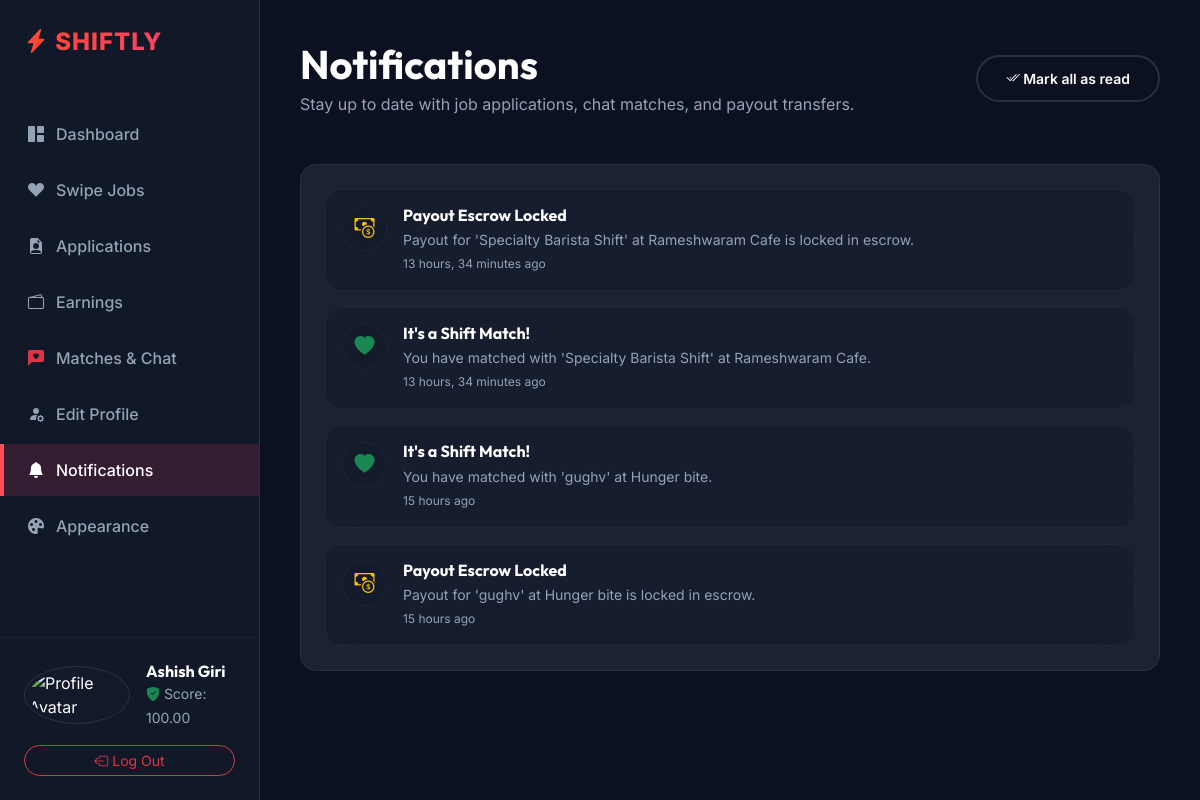
Page /api/v1/students/notifications/ (signed in) on the committed database.
### accounts/models.py (models this page shows, shortened)
class User(AbstractUser):
    class Role(models.TextChoices):
        STUDENT = 'student', _('Student')
        BUSINESS = 'business', _('Business Owner')
        ADMIN = 'admin', _('Admin')
    class AccountStatus(models.TextChoices):
        PENDING = 'pending', _('Pending Approval')
        APPROVED = 'approved', _('Approved')
        REJECTED = 'rejected', _('Rejected')
        SUSPENDED = 'suspended', _('Suspended')
    username = None
    email = models.EmailField(_('email address'), unique=True)
    role = models.CharField(max_length=20, choices=Role.choices, default=Role.STUDENT)
    status = models.CharField(max_length=20, choices=AccountStatus.choices, default=AccountStatus.APPROVED)
    uuid = models.UUIDField(default=uuid.uuid4, editable=False, unique=True)
    is_active = models.BooleanField(default=True)
    is_verified = models.BooleanField(default=True)
    approved_by = models.ForeignKey('self', null=True, blank=True, on_delete=models.SET_NULL, related_name='approved_users')
    approved_at = models.DateTimeField(null=True, blank=True)
    created_at = models.DateTimeField(auto_now_add=True)
    updated_at = models.DateTimeField(auto_now=True)
    mfa_secret = models.CharField(max_length=255, blank=True, null=True)
    USERNAME_FIELD = 'email'
    REQUIRED_FIELDS = []
    objects = CustomUserManager()

### students/models.py (models this page shows, shortened)
class StudentProfile(models.Model):
    class Availability(models.TextChoices):
        AVAILABLE = 'available', 'Available'
        BUSY = 'busy', 'Busy'
        UNAVAILABLE = 'unavailable', 'Unavailable'
    user = models.OneToOneField(settings.AUTH_USER_MODEL, on_delete=models.CASCADE, related_name='student_profile')
    first_name = models.CharField(max_length=100)
    last_name = models.CharField(max_length=100)
    bio = models.TextField(blank=True, null=True)
    resume = models.FileField(
        upload_to='resumes/',
        blank=True,
        null=True,
        validators=[validate_file_size, validate_resume_extension]
    )
    resume_url = models.URLField(max_length=255, blank=True, null=True)
    portfolio_file = models.FileField(
        upload_to='portfolios/',
        blank=True,
        null=True,
        validators=[validate_file_size, validate_portfolio_extension]
    )
    profile_picture_url = models.URLField(max_length=255, blank=True, null=True)
    reputation_score = models.DecimalField(max_digits=5, decimal_places=2, default=100.00)
    hourly_rate_expectation = models.DecimalField(max_digits=10, decimal_places=2, default=0.00)
    availability_status = models.CharField(max_length=20, choices=Availability.choices, default=Availability.AVAILABLE)
    latitude = models.DecimalField(max_digits=10, decimal_places=8, null=True, blank=True)
    longitude = models.DecimalField(max_digits=11, decimal_places=8, null=True, blank=True)
    preferred_location = models.CharField(max_length=255, null=True, blank=True)
    last_location_update = models.DateTimeField(null=True, blank=True)
    created_at = models.DateTimeField(auto_now_add=True)
    updated_at = models.DateTimeField(auto_now=True)

### notifications/models.py (models this page shows, shortened)
class Notification(models.Model):
    class NotificationType(models.TextChoices):
        MATCH = 'match', 'Match'
        MESSAGE = 'message', 'Message'
        APPLICATION_STATUS = 'application_status', 'Application Status'
        PAYMENT = 'payment', 'Payment'
        SYSTEM = 'system', 'System'
    user = models.ForeignKey(settings.AUTH_USER_MODEL, on_delete=models.CASCADE, related_name='notifications')
    type = models.CharField(max_length=50, choices=NotificationType.choices)
    title = models.CharField(max_length=255)
    body = models.TextField()
    payload = models.JSONField(blank=True, null=True)
    is_read = models.BooleanField(default=False)
    read_at = models.DateTimeField(null=True, blank=True)
    created_at = models.DateTimeField(auto_now_add=True)

### students/views.py (the view)
# urls.py: path('notifications/', NotificationsListView.as_view(), name='student_notifications'),
class NotificationsListView(StudentRequiredMixin, ListView):
    template_name = 'students/notifications.html'
    context_object_name = 'notifications'
    def get_queryset(self):
        return Notification.objects.filter(user=self.request.user).order_by('-created_at')

### students/views.py (called while the page is built)
    def dispatch(self, request, *args, **kwargs):
        if not request.user.is_authenticated:
            return self.handle_no_permission()
        if request.user.role != 'student' or not request.user.is_active or request.user.status != User.AccountStatus.APPROVED:
            raise PermissionDenied("Only approved students can access this area.")
        return super().dispatch(request, *args, **kwargs)

### templates/students/notifications.html (shortened to what this page needs)
{% extends 'students/base.html' %}
{% block content %}
<div class="container-fluid p-0">
    <div class="d-flex justify-content-between align-items-center mb-5">
        <div>
            <h1 class="text-white mb-1">Notifications</h1>
            <p class="text-muted mb-0">Stay up to date with job applications, chat matches, and payout transfers.</p>
        </div>
        <button id="mark-all-read" class="btn btn-premium-outline btn-sm rounded-pill"><i class="bi bi-check2-all"></i> Mark all as read</button>
    </div>
    <div class="dash-card p-4">
        {% if notifications %}
            <div class="d-flex flex-column gap-3" id="notifications-wrapper">
                {% for n in notifications %}
                    <div class="p-3 bg-glass border border-secondary border-opacity-10 rounded-4 d-flex justify-content-between align-items-start " id="notif-{{ n.id }}">
                        <div class="d-flex gap-3">
                            <div class="rounded-circle p-2 fs-5 bg-glass border border-secondary border-opacity-10 d-flex align-items-center justify-content-center" style="width: 45px; height: 45px;">
                                {% if n.type == 'match' %}<i class="bi bi-heart-fill text-success"></i>
                                {% elif n.type == 'message' %}<i class="bi bi-chat-fill text-primary"></i>
                                {% elif n.type == 'payment' %}<i class="bi bi-cash-coin text-warning"></i>
                                {% else %}<i class="bi bi-info-circle-fill text-info"></i>{% endif %}
                            </div>
                            <div>
                                <h6 class="text-white mb-1">{{ n.title }} </h6>
                                <p class="text-muted small mb-0">{{ n.body }}</p>
                                <small class="text-secondary" style="font-size: 0.75rem;">{{ n.created_at|timesince }} ago</small>
                            </div>
                        </div>
                    </div>
                {% endfor %}
            </div>
        {% else %}
            <div class="text-center py-5">
                <i class="bi bi-bell-slash text-muted display-3"></i>
                <h5 class="text-white mt-3">No Notifications</h5>
                <p class="text-muted small">We'll alert you here when new matches or updates occur!</p>
            </div>
        {% endif %}
    </div>
</div>
{% endblock %}

### templates/students/base.html (shortened to what this page needs)
<!DOCTYPE html>
<html lang="en" data-bs-theme="dark">
<head>
    <link href="https://cdn.jsdelivr.net/npm/bootstrap@5.3.3/dist/css/bootstrap.min.css" rel="stylesheet">
    <link rel="stylesheet" href="https://cdn.jsdelivr.net/npm/bootstrap-icons@1.11.3/font/bootstrap-icons.min.css">
    <link rel="stylesheet" href="/assets/css/main.css">
</head>
<body>
    <aside class="sidebar d-flex flex-column justify-content-between py-4">
        <div>
            <div class="px-4 mb-5">
                <a href="{% url 'student_dashboard' %}" class="navbar-brand text-gradient-coral fs-4 fw-extrabold"><i class="bi bi-lightning-charge-fill"></i> SHIFTLY</a>
            </div>
            <nav class="d-flex flex-column gap-1">
                <a href="{% url 'student_dashboard' %}" class="sidebar-link {% if request.resolver_match.url_name == 'student_dashboard' %}active{% endif %}">
                    <i class="bi bi-grid-1x2-fill"></i> Dashboard
                </a>
                <a href="{% url 'student_swipe' %}" class="sidebar-link {% if request.resolver_match.url_name == 'student_swipe' %}active{% endif %}">
                    <i class="bi bi-suit-heart-fill"></i> Swipe Jobs
                </a>
                <a href="{% url 'student_applications' %}" class="sidebar-link {% if request.resolver_match.url_name == 'student_applications' %}active{% endif %}">
                    <i class="bi bi-file-earmark-person-fill"></i> Applications
                </a>
                <a href="{% url 'student_earnings' %}" class="sidebar-link {% if request.resolver_match.url_name == 'student_earnings' %}active{% endif %}">
                    <i class="bi bi-wallet2"></i> Earnings
                </a>
                <a href="{% url 'student_matches' %}" class="sidebar-link {% if request.resolver_match.url_name == 'student_matches' %}active{% endif %}">
                    <i class="bi bi-chat-left-heart-fill text-danger"></i> Matches & Chat
                </a>
                <a href="{% url 'student_profile_edit' %}" class="sidebar-link {% if request.resolver_match.url_name == 'student_profile_edit' %}active{% endif %}">
                    <i class="bi bi-person-fill-gear"></i> Edit Profile
                </a>
                <a href="{% url 'student_notifications' %}" class="sidebar-link {% if request.resolver_match.url_name == 'student_notifications' %}active{% endif %}">
                    <i class="bi bi-bell-fill"></i> Notifications
                </a>
                <a href="{% url 'student_profile_edit' %}#appearance" class="sidebar-link {% if request.resolver_match.url_name == 'student_profile_edit' %}active{% endif %}">
                    <i class="bi bi-palette-fill"></i> Appearance
                </a>
            </nav>
        </div>
        <div class="px-4 border-top border-secondary border-opacity-10 pt-4">
            <div class="d-flex align-items-center gap-3 mb-3">
                <div class="bg-glass rounded-circle p-1">
                    <img src="{{ profile.profile_picture_url|default:'https://images.unsplash.com/photo-1534528741775-53994a69daeb?auto=format&fit=crop&w=150&q=80' }}" alt="Profile Avatar" class="rounded-circle" style="width: 40px; height: 40px; object-fit: cover;">
                </div>
                <div>
                    <h6 class="mb-0 text-white">{{ request.user.student_profile.first_name }} {{ request.user.student_profile.last_name }}</h6>
                    <small class="text-muted"><i class="bi bi-shield-fill-check text-success"></i> Score: {{ request.user.student_profile.reputation_score }}</small>
                </div>
            </div>
            <a href="{% url 'logout_page' %}" class="btn btn-outline-danger btn-sm w-100 rounded-pill"><i class="bi bi-box-arrow-left"></i> Log Out</a>
        </div>
    </aside>
    <main class="main-content">
        {% block content %}{% endblock %}
    </main>
</body>
</html>

### assets/css/main.css (style rules this page uses)
:root { --theme-bg: #0B1120; --theme-card: #1A2234; --theme-sidebar: #111827; --theme-border: #263244; --theme-text: #FFFFFF; --theme-text-muted: #94A3B8; --theme-text-muted-dark: #64748B; --theme-accent: #FF4D5A; --theme-accent-gradient: linear-gradient(135deg, #FF4B2B 0%, #FF416C 100%); --theme-accent-glow: rgba(255, 65, 108, 0.15); --theme-success: #22C55E; --theme-warning: #F59E0B; --theme-danger: #EF4444; --card-radius: 16px; --card-blur: blur(16px); --spacing-multiplier: 1; --transition-speed: 0.3s; --primary-gradient: var(--theme-accent-gradient); --secondary-gradient: linear-gradient(135deg, #6366F1 0%, #4F46E5 100%); --accent-gradient: linear-gradient(135deg, var(--theme-success) 0%, #059669 100%); --primary-color: var(--theme-accent); --primary-coral: var(--theme-accent); --secondary-indigo: #6366F1; --success-emerald: var(--theme-success); --dark-bg: var(--theme-bg); --dark-card: var(--theme-card); --dark-border: var(--theme-border); --dark-glow: var(--theme-accent-glow); --text-light: var(--theme-text); --text-muted: var(--theme-text-muted); --white: #FFFFFF; --transition-smooth: all var(--transition-speed) cubic-bezier(0.4, 0, 0.2, 1); }
html[data-theme="midnight-neon"] { --theme-bg: #0B1120; --theme-card: #1A2234; --theme-sidebar: #111827; --theme-border: #263244; --theme-text: #FFFFFF; --theme-text-muted: #94A3B8; --theme-text-muted-dark: #64748B; }
html[data-accent="coral"] { --theme-accent: #FF4D5A; --theme-accent-gradient: linear-gradient(135deg, #FF4B2B 0%, #FF416C 100%); --theme-accent-glow: rgba(255, 65, 108, 0.15); }
body { background-color: var(--dark-bg); color: var(--text-light); font-family: 'Inter', sans-serif; overflow-x: hidden; scroll-behavior: smooth; transition: background-color 0.25s ease, color 0.25s ease; }
*, *::before, *::after { transition-property: background-color, border-color, color, box-shadow; transition-duration: 0.25s; transition-timing-function: ease; }
.btn-premium-coral, .btn-premium-outline, .feature-card, .dash-card, .sidebar-link, .social-icon, .hero-mockup-wrapper, .step-card, .testimonial-card, .footer-link, .swipe-card { transition: var(--transition-smooth) !important; }
h1, h2, h3, h4, h5, h6, .display-font { font-family: 'Outfit', sans-serif; font-weight: 700; }
.text-gradient-coral { background: var(--primary-gradient); -webkit-background-clip: text; -webkit-text-fill-color: transparent; }
.bg-glass { background: rgba(21, 28, 44, 0.65); backdrop-filter: blur(16px); -webkit-backdrop-filter: blur(16px); border: 1px solid var(--dark-border); }
.btn-premium-outline { background: transparent; color: var(--text-light); border: 2px solid var(--dark-border); border-radius: 30px; padding: 11px 28px; font-weight: 600; transition: var(--transition-smooth); }
.navbar-brand { font-size: 1.6rem; font-weight: 800; letter-spacing: 1px; }
.text-muted { color: #94A3B8 !important; }
.text-secondary { color: #94A3B8 !important; }

### templates/students/base.html (style rules this page uses)
.sidebar { position: fixed; top: 0; bottom: 0; left: 0; width: 260px; background: var(--theme-sidebar); border-right: 1px solid var(--theme-border); z-index: 100; transition: var(--transition-smooth); }
.sidebar-link { color: var(--theme-text-muted); text-decoration: none; padding: 14px 24px; display: flex; align-items: center; gap: 12px; font-weight: 500; transition: var(--transition-smooth); border-left: 4px solid transparent; }
.sidebar-link:hover, .sidebar-link.active { color: var(--theme-text); background: var(--theme-accent-glow); border-left-color: var(--theme-accent); }
.main-content { margin-left: 260px; padding: calc(40px * var(--spacing-multiplier)); min-height: 100vh; }
.dash-card { background-color: var(--theme-card); border: 1px solid var(--theme-border); border-radius: var(--card-radius); transition: var(--transition-smooth); backdrop-filter: var(--card-blur); -webkit-backdrop-filter: var(--card-blur); }

### rows in the picture
User: user.student_profile.first_name "Ashish", user.student_profile.last_name "Giri", user.student_profile.reputation_score "100.00"
Notification: type "payment" (drawn), title "Payout Escrow Locked", body "Payout for 'Specialty Barista Shift' at Rameshwaram Cafe is locked in escrow.", created_at "13 hours, 34 minutes"
Notification: type "match" (drawn), title "It's a Shift Match!", body "You have matched with 'Specialty Barista Shift' at Rameshwaram Cafe.", created_at "13 hours, 34 minutes"
Notification: type "match" (drawn), title "It's a Shift Match!", body "You have matched with 'gughv' at Hunger bite.", created_at "15 hours"
Notification: type "payment" (drawn), title "Payout Escrow Locked", body "Payout for 'gughv' at Hunger bite is locked in escrow.", created_at "15 hours"
